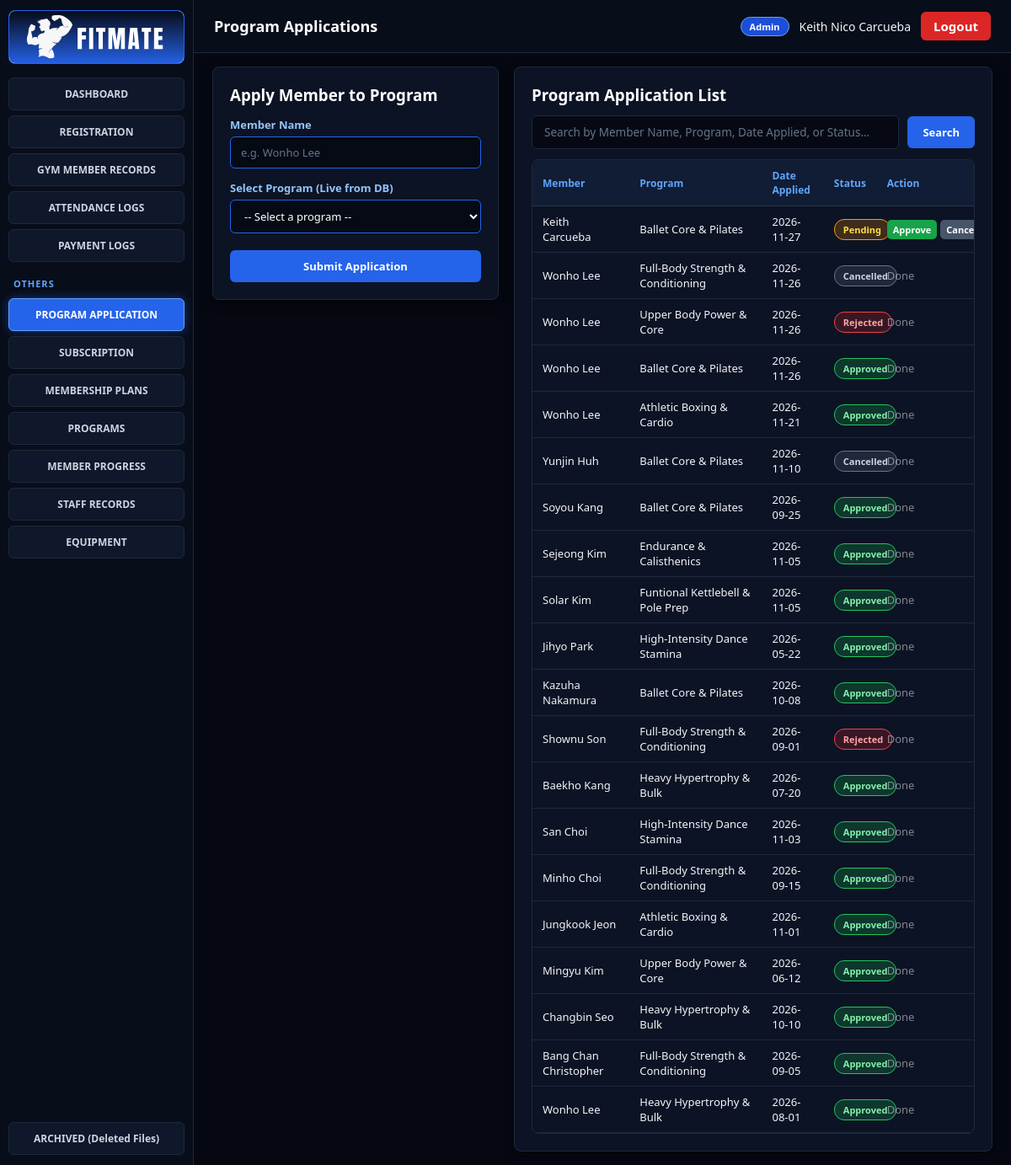
/attendance/applications.php (signed in), run on the app's committed database.
### tables this page shows
CREATE TABLE `application` (
  `ApplicationID` varchar(15) NOT NULL,
  `MemberID` varchar(15) NOT NULL,
  `ProgramID` varchar(15) NOT NULL,
  `ApplicationDate` date NOT NULL,
  `Status` varchar(20) NOT NULL
);

CREATE TABLE `program` (
  `ProgramID` varchar(15) NOT NULL,
  `StaffID` varchar(15) NOT NULL,
  `ProgramName` varchar(100) NOT NULL,
  `Schedule` varchar(100) NOT NULL
);

### attendance/applications.php (the view, shortened to what this page needs)
<?php
require_once __DIR__ . '/../config/db.php';
$page_title = "Program Applications";
$applications = $pdo->query("
    SELECT a.ApplicationID, a.MemberID, a.ApplicationDate, a.Status,
           CONCAT(m.FirstName, ' ', m.LastName) AS MemberName,
           p.ProgramName
    FROM application a
    JOIN gym_member m ON a.MemberID = m.MemberID
    JOIN program p ON a.ProgramID = p.ProgramID
    ORDER BY CAST(SUBSTRING(a.ApplicationID, 4) AS UNSIGNED) DESC
")->fetchAll();
include __DIR__ . '/../includes/header.php';
?>
<div class="apps-grid">
    <div class="card" style="height: fit-content;">
        <h3 style="margin-bottom: 14px;">Apply Member to Program</h3>
        <form method="POST">
            <div class="form-group">
                <label>Member Name</label>
                <input
                    type="text"
                    name="member_name"
                    list="memberNamesList"
                    value="<?= htmlspecialchars($_POST['member_name'] ?? '') ?>"
                    required
                    placeholder="e.g. Wonho Lee"
                    autocomplete="off"
                >
            </div>
            <div class="form-group">
                <label>Select Program (Live from DB)</label>
                <select name="program_id" required>
                    <option value="" disabled <?= empty($_POST['program_id']) ? 'selected' : '' ?>>-- Select a program --</option>
                </select>
            </div>
            <button type="submit" class="btn btn-primary" style="width:100%; margin-top: 6px; padding: 10px;">
                Submit Application
            </button>
        </form>
    </div>
    <div class="card">
        <h3 style="margin-bottom: 12px; flex-shrink: 0;">Program Application List</h3>
        <div class="search-bar">
            <input
                type="text"
                id="liveAppSearch"
                onkeyup="filterApplicationsTable()"
                oninput="filterApplicationsTable()"
                placeholder="Search by Member Name, Program, Date Applied, or Status..."
            >
            <button type="button" class="btn btn-primary" onclick="filterApplicationsTable()">Search</button>
        </div>
        <div class="fixed-table-wrap">
            <table class="fixed-table">
                <thead>
                    <tr>
                        <th style="width: 22%;">Member</th>
                        <th style="width: 30%;">Program</th>
                        <th style="width: 14%;">Date Applied</th>
                        <th style="width: 12%;">Status</th>
                        <th style="width: 22%;">Action</th>
                    </tr>
                </thead>
                <tbody id="appTableBody">
                    <?php if (empty($applications)): ?>
                        <tr><td colspan="5" style="text-align:center; color:#94a3b8; padding:18px;">No program applications found.</td></tr>
                    <?php else: foreach ($applications as $app):
                        $status = $app['Status'] ?? 'Pending';
                        $badgeClass = 'badge badge-amber';
                        if ($status === 'Approved') {
                            $badgeClass = 'badge badge-green';
                        } elseif ($status === 'Rejected') {
                            $badgeClass = 'badge badge-red';
                        } elseif ($status === 'Cancelled') {
                            $badgeClass = 'badge badge-gray';
                        }
                    ?>
                        <tr class="app-row" data-member-id="<?= htmlspecialchars(strtolower($app['MemberID'])) ?>">
                            <td style="width: 22%;"><?= htmlspecialchars($app['MemberName']) ?></td>
                            <td style="width: 30%;"><?= htmlspecialchars($app['ProgramName']) ?></td>
                            <td style="width: 14%;"><?= htmlspecialchars($app['ApplicationDate']) ?></td>
                            <td style="width: 12%;"><span class="<?= $badgeClass ?>"><?= htmlspecialchars($status) ?></span></td>
                            <td style="width: 22%;">
                                <?php if ($status !== 'Pending'): ?>
                                    <span style="opacity:.5;">Done</span>
                                <?php else: ?>
                                <div class="action-btns">
                                    <form method="POST" style="display:inline;">
                                        <button type="submit" class="btn-xs btn-approve">Approve</button>
                                    </form>
                                    <form method="POST" style="display:inline;">
                                        <button type="submit" class="btn-xs btn-cancel">Cancel</button>
                                    </form>
                                </div>
                                <?php endif; ?>
                            </td>
                        </tr>
                    <?php endforeach; endif; ?>
                </tbody>
            </table>
        </div>
    </div>
</div>
<?php include __DIR__ . '/../includes/footer.php'; ?>

### includes/header.php (shortened to what this page needs)
<?php
$page_title = $page_title ?? 'FITMATE System';
?>
<!DOCTYPE html>
<html lang="en">
<head>
    <link rel="stylesheet" href="/fitmate/assets/css/style.css">
</head>
<body>
<div class="app-layout">
    <?php include __DIR__ . '/sidebar.php'; ?>
    <div class="main-wrapper">
        <header class="topbar">
            <h1 class="page-title"><?= htmlspecialchars($page_title) ?></h1>
            <div class="user-info">
                <span class="role-pill"><?= htmlspecialchars($_SESSION['role'] ?? 'Staff') ?></span>
                <span class="staff-name"><?= htmlspecialchars($_SESSION['staff_name'] ?? 'User') ?></span>
                <a href="/fitmate/auth/logout.php" class="btn-logout">Logout</a>
            </div>
        </header>
        <main class="content-area">

### includes/sidebar.php
<?php
$current_page = basename($_SERVER['PHP_SELF']);
?>
<aside class="sidebar">
    <div class="sidebar-logo" style="padding: 0; margin-bottom: 16px; width: 100%; height: 64px; border-radius: 8px; overflow: hidden; display: flex; align-items: center; justify-content: center; background: #0c1324 !important; border: 1px solid #2563eb !important; box-shadow: none !important;">
        <img src="/fitmate/assets/images/logo4.svg" alt="FITMATE Logo" style="width: 100%; height: 100%; object-fit: cover; display: block; transform: scale(1.03);">
    </div>
    <nav class="nav-menu">
        <a href="/fitmate/attendance/dashboard.php" class="nav-btn <?= $current_page == 'dashboard.php' ? 'active' : '' ?>">DASHBOARD</a>
        <a href="/fitmate/members/registration.php" class="nav-btn <?= $current_page == 'registration.php' ? 'active' : '' ?>">REGISTRATION</a>
        <a href="/fitmate/members/records.php" class="nav-btn <?= $current_page == 'records.php' ? 'active' : '' ?>">GYM MEMBER RECORDS</a>
        <a href="/fitmate/attendance/logs.php" class="nav-btn <?= $current_page == 'logs.php' ? 'active' : '' ?>">ATTENDANCE LOGS</a>
        <a href="/fitmate/billing/payment_logs.php" class="nav-btn <?= $current_page == 'payment_logs.php' ? 'active' : '' ?>">PAYMENT LOGS</a>
        <div class="nav-section-label">OTHERS</div>
        <a href="/fitmate/attendance/applications.php" class="nav-btn <?= $current_page == 'applications.php' ? 'active' : '' ?>">PROGRAM APPLICATION</a>
        <a href="/fitmate/billing/subscriptions.php" class="nav-btn <?= $current_page == 'subscriptions.php' ? 'active' : '' ?>">SUBSCRIPTION</a>
        <a href="/fitmate/billing/plans.php" class="nav-btn <?= $current_page == 'plans.php' ? 'active' : '' ?>">MEMBERSHIP PLANS</a>
        <a href="/fitmate/fitness/programs.php" class="nav-btn <?= $current_page == 'programs.php' ? 'active' : '' ?>">PROGRAMS</a>
        <a href="/fitmate/fitness/progress.php" class="nav-btn <?= $current_page == 'progress.php' ? 'active' : '' ?>">MEMBER PROGRESS</a>
        <a href="/fitmate/auth/staff_records.php" class="nav-btn <?= $current_page == 'staff_records.php' ? 'active' : '' ?>">STAFF RECORDS</a>
        <a href="/fitmate/fitness/equipment.php" class="nav-btn <?= $current_page == 'equipment.php' ? 'active' : '' ?>">EQUIPMENT</a>
        <div class="nav-spacer"></div>
        <a href="/fitmate/auth/archived.php" class="nav-btn <?= $current_page == 'archived.php' ? 'active' : '' ?>">ARCHIVED (Deleted Files)</a>
    </nav>
</aside>

### includes/footer.php (shortened to what this page needs)
</main>
    </div>
</div>
</body>
</html>

### assets/css/style.css (style rules this page uses)
:root { color-scheme: dark; }
* { box-sizing: border-box; margin: 0; padding: 0; font-family: 'Segoe UI', Tahoma, Geneva, Verdana, sans-serif; }
body { background: #050811; color: #f1f5f9; }
.app-layout { display: flex; min-height: 100vh; }
.sidebar { width: 250px; background: #080d1a; color: #f8fafc; display: flex; flex-direction: column; padding: 18px 14px; flex-shrink: 0; border-right: 1px solid #1e293b; }
.nav-menu { display: flex; flex-direction: column; gap: 6px; flex: 1; }
.nav-section-label { font-size: 11px; font-weight: 700; color: #60a5fa; margin: 12px 0 4px 6px; letter-spacing: 1px; }
.nav-spacer { flex: 1; min-height: 16px; }
.nav-btn { display: block; padding: 10px 12px; background: #0f172a; color: #cbd5e1; text-decoration: none; font-size: 12px; font-weight: 600; border-radius: 6px; text-align: center; border: 1px solid #1e293b; transition: 0.15s; }
.nav-btn.active { background: #2563eb; color: #ffffff; border-color: #60a5fa; box-shadow: 0 0 12px rgba(37, 99, 235, 0.45); }
.main-wrapper { flex: 1; display: flex; flex-direction: column; overflow-x: hidden; background: #050811; }
.topbar { background: #080d1a; color: #ffffff; padding: 14px 24px; display: flex; justify-content: space-between; align-items: center; border-bottom: 1px solid #1e293b; }
.page-title { font-size: 18px; font-weight: 700; color: #ffffff; }
.user-info { display: flex; align-items: center; gap: 12px; font-size: 14px; color: #f1f5f9; }
.role-pill { background: #1d4ed8; border: 1px solid #60a5fa; padding: 3px 10px; border-radius: 12px; font-size: 11px; font-weight: 700; color: #ffffff; }
.btn-logout { background: #dc2626; color: #ffffff; text-decoration: none; padding: 7px 15px; border-radius: 6px; font-size: 15px; font-weight: 600; }
.content-area { padding: 22px; flex: 1; }
.card { background: #0c1324; border: 1px solid #1e293b; border-radius: 8px; padding: 20px; margin-bottom: 20px; box-shadow: 0 4px 14px rgba(0, 0, 0, 0.45); }
.card h3, .card h2, .card h4 { color: #ffffff; font-weight: 700; }
.form-group { margin-bottom: 14px; }
.form-group label { display: block; font-size: 13px; font-weight: 600; margin-bottom: 5px; color: #93c5fd; }
.form-group input, .form-group select, .form-group textarea { width: 100%; padding: 9px 12px; background: #060a14; color: #ffffff; border: 1px solid #2563eb; border-radius: 6px; font-size: 13px; }
.form-group input::placeholder, .search-bar input::placeholder { color: #64748b; }
.search-bar { display: flex; gap: 8px; margin-bottom: 14px; }
.search-bar input { flex: 1; padding: 9px 12px; background: #060a14; color: #ffffff; border: 1px solid #2563eb; border-radius: 6px; font-size: 13px; }
.btn { display: inline-block; padding: 9px 15px; border: none; border-radius: 6px; font-size: 13px; font-weight: 600; cursor: pointer; text-decoration: none; transition: 0.15s; }
.btn-primary { background: #2563eb; color: #ffffff; }
.badge { display: inline-block; padding: 4px 10px; border-radius: 12px; font-size: 11px; font-weight: 700; background: #1e3a8a; color: #bfdbfe; border: 1px solid #3b82f6; }
.badge-green { background: rgba(22, 163, 74, 0.25); color: #86efac; border: 1px solid #22c55e; }
.badge-amber { background: rgba(217, 119, 6, 0.25); color: #fde047; border: 1px solid #f59e0b; }
.badge-red { background: rgba(220, 38, 38, 0.25); color: #fca5a5; border: 1px solid #ef4444; }
.sidebar { position: fixed !important; top: 0 !important; left: 0 !important; bottom: 0 !important; width: 230px !important; height: 100vh !important; max-height: 100vh !important; display: flex !important; flex-direction: column !important; justify-content: space-between !important; padding: 12px 10px !important; overflow-y: auto !important; z-index: 999 !important; }
.sidebar > *:last-child { margin-top: auto !important; }
.main-wrapper, .main-content { margin-left: 230px !important; width: calc(100% - 230px) !important; }

### data on the page
application: MemberName "Keith Carcueba", ProgramID.ProgramName "Ballet Core & Pilates", ApplicationDate "2026-11-27", Status "Pending"
application: MemberName "Wonho Lee", ProgramID.ProgramName "Full-Body Strength & Conditioning", ApplicationDate "2026-11-26", Status "Cancelled", shows "Done"
application: MemberName "Wonho Lee", ProgramID.ProgramName "Upper Body Power & Core", ApplicationDate "2026-11-26", Status "Rejected", shows "Done"
application: MemberName "Wonho Lee", ProgramID.ProgramName "Ballet Core & Pilates", ApplicationDate "2026-11-26", Status "Approved", shows "Done"
application: MemberName "Wonho Lee", ProgramID.ProgramName "Athletic Boxing & Cardio", ApplicationDate "2026-11-21", Status "Approved", shows "Done"
application: MemberName "Yunjin Huh", ProgramID.ProgramName "Ballet Core & Pilates", ApplicationDate "2026-11-10", Status "Cancelled", shows "Done"
application: MemberName "Soyou Kang", ProgramID.ProgramName "Ballet Core & Pilates", ApplicationDate "2026-09-25", Status "Approved", shows "Done"
application: MemberName "Sejeong Kim", ProgramID.ProgramName "Endurance & Calisthenics", ApplicationDate "2026-11-05", Status "Approved", shows "Done"
application: MemberName "Solar Kim", ProgramID.ProgramName "Funtional Kettlebell & Pole Prep", ApplicationDate "2026-11-05", Status "Approved", shows "Done"
application: MemberName "Jihyo Park", ProgramID.ProgramName "High-Intensity Dance Stamina", ApplicationDate "2026-05-22", Status "Approved", shows "Done"
application: MemberName "Kazuha Nakamura", ProgramID.ProgramName "Ballet Core & Pilates", ApplicationDate "2026-10-08", Status "Approved", shows "Done"
application: MemberName "Shownu Son", ProgramID.ProgramName "Full-Body Strength & Conditioning", ApplicationDate "2026-09-01", Status "Rejected", shows "Done"
application: MemberName "Baekho Kang", ProgramID.ProgramName "Heavy Hypertrophy & Bulk", ApplicationDate "2026-07-20", Status "Approved", shows "Done"
application: MemberName "San Choi", ProgramID.ProgramName "High-Intensity Dance Stamina", ApplicationDate "2026-11-03", Status "Approved", shows "Done"
application: MemberName "Minho Choi", ProgramID.ProgramName "Full-Body Strength & Conditioning", ApplicationDate "2026-09-15", Status "Approved", shows "Done"
application: MemberName "Jungkook Jeon", ProgramID.ProgramName "Athletic Boxing & Cardio", ApplicationDate "2026-11-01", Status "Approved", shows "Done"
application: MemberName "Mingyu Kim", ProgramID.ProgramName "Upper Body Power & Core", ApplicationDate "2026-06-12", Status "Approved", shows "Done"
application: MemberName "Changbin Seo", ProgramID.ProgramName "Heavy Hypertrophy & Bulk", ApplicationDate "2026-10-10", Status "Approved", shows "Done"
application: MemberName "Bang Chan Christopher", ProgramID.ProgramName "Full-Body Strength & Conditioning", ApplicationDate "2026-09-05", Status "Approved", shows "Done"
application: MemberName "Wonho Lee", ProgramID.ProgramName "Heavy Hypertrophy & Bulk", ApplicationDate "2026-08-01", Status "Approved", shows "Done"

### other printed values
$page_title "Program Applications"
$_SESSION['role'] "Admin"
$_SESSION['staff_name'] "Keith Nico Carcueba"
